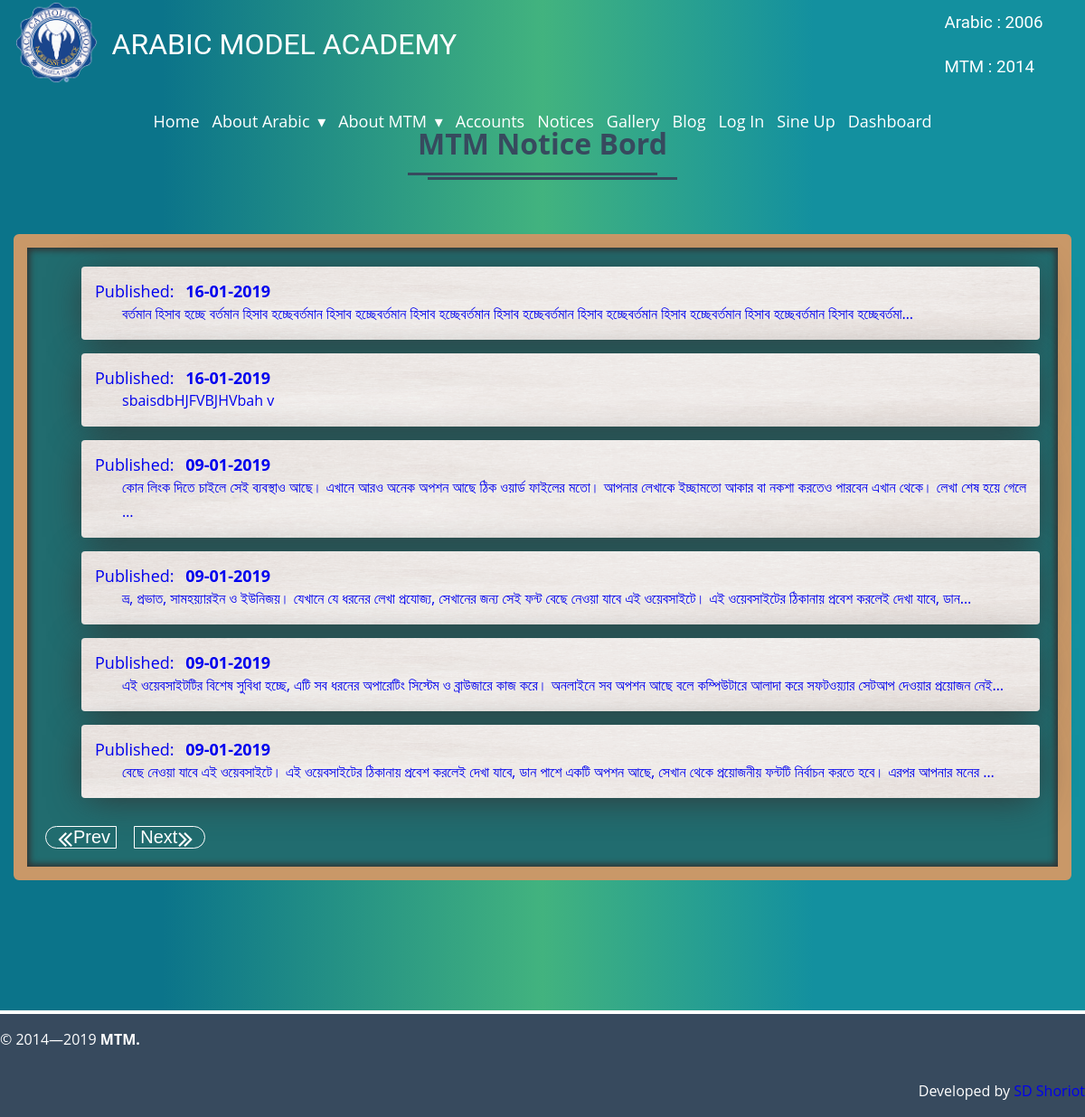
The app's page /notice/notice-list/ with its own data.
### notice/models.py (models this page shows)
class Notice(models.Model):
	heading = models.CharField(max_length=200, null=True, blank=True)
	date = models.DateTimeField(auto_now_add=True)
	description = models.TextField()

### notice/views.py (the view)
# urls.py: path('notice/', notice, name='notice'),
def notice(request):
	notices = Notice.objects.all().order_by('-date')[:10]
	ctx = {'notices': notices}
	return render(request, 'theme/notice/notice.html', ctx)

### templates/theme/notice/notice.html
{% extends 'theme/base.html' %}
{% block content %}
<section class="noticePage commonBody">
  <div class="container">
    <div class="commonHeding">
      <h1>MTM Notice Bord</h1>
    </div>
    <div class="fllNtcBox">
      <ul>
        {% for notice in notices %}
        <li>
          <a href="{% url 'notice-details' notice.pk %}">
            <span>Published: <strong>{{ notice.date| date:'d-m-Y' }}</strong></span>
            <p>{{ notice.description | safe | truncatechars:160 }}</p>
          </a>
        </li>
        {% endfor %}
      </ul>
      <button type="button"><i class="fa fa-angle-double-left" aria-hidden="true"></i>Prev</button>
      <button type="button">Next<i class="fa fa-angle-double-right" aria-hidden="true"></i></button>
    </div>
  </div>
</section>
{% endblock %}

### templates/theme/base.html (shortened to what this page needs)
<!DOCTYPE html>
<html lang="en">
<head>
<link href="/static/theme/css/font-awesome.min.css" rel="stylesheet">
<link href="/static/theme/css/animate.css" rel="stylesheet">
<link href="/static/theme/css/style.css" rel="stylesheet">
<link href="/static/theme/css/responsive.css" rel="stylesheet">
</head>
<body>
<section id="header" class="header">
  <div class="container">
    <div class="headerBox">
      <div class="logo">
        <a href="#"><img src="/static/theme/images/logo2.png" alt=""></a>
        <h2>ARABIC MODEL ACADEMY</h2>
        <div class="sine">
          <h3>Arabic : 2006</h3>
          <h3>MTM : 2014</h3>
        </div>
      </div>
      <nav>
          <ul class="nav-list">
            <li>
              <a href="/">Home</a>
            </li>
            <li>
              <a href="#!">About Arabic</a>
              </li>
              <li>
                <a href="#!">About MTM</a>
            </li>
          <li><a href="/accounts">Accounts</a></li>
          <li><a href="/notice/notice-list">Notices</a></li>
          <li><a href="/gallery">Gallery</a></li>
          <li><a href="#">Blog</a></li>
          <li><a href="/login">Log In</a></li>
          <li><a href="/sineup">Sine Up</a></li>
          <li><a href="/dashboard">Dashboard</a></li>
        </ul>
      </nav>
    </div>
  </div>
</section>
  {% block content %}
  {% endblock %}
    <footer>
      <div align="left"><p>© 2014—{% now 'Y' %} <b>MTM.</b></p></div>
      <div align="right"><p>Developed by <a href="https://www.facebook.com/shoriot">SD Shoriot</a></p></div>
    </footer>
  </body>
</html>

### static/theme/css/style.css (style rules this page uses)
* { margin: 0; padding: 0; }
a { text-decoration: none; display: inline-block; }
img { width: 100%; height: auto; }
p { line-height: 27px; }
p, h1, h2, h3, h4, h5, h6 { margin: 0; padding: 0; font-weight: normal; }
h1, h2, h3, h4, h5, h6 { line-height: 30px; }
body { width: 100%; height: 100%; margin: 0; padding: 0; font-size:16px; box-sizing: border-box; background-size: cover; background-repeat: no-repeat; font-family: 'Open Sans', sans-serif; font-weight: normal; background-color: #EAEAEA; }
.container { max-width: 1366px; width: 100%; margin: 0 auto; box-sizing: border-box; padding: 0 15px; }
.commonBody { background: linear-gradient(90deg,#0b748a 15%,rgba(24, 165, 100, 0.8) 50%,#13909F 75%); padding: 6% 0% 10.8% 0%; color: #fff; }
.commonHeding { text-align: center; }
.commonHeding h1 { font-size: 32px; padding-bottom: 25px; margin-bottom: 60px; position: relative; font-weight: bold; display: inline-block; color: #374A5E; }
.commonHeding h1::before { content: ""; width: 100%; border-top: 3px solid; position: absolute; bottom: 0; left: 4%; }
.commonHeding h1::after { content: ""; width: 100%; border-top: 3px solid; position: absolute; bottom: 5px; left: -4%; }
.header { position: fixed; z-index: 1; width: 100%; color: #fff; animation-duration: 1s; }
.headerBox { display: flex; flex-wrap: wrap; }
.logo { flex-basis: 100%; display: flex; }
.logo a { flex-basis: 8% }
.logo h2 { flex-basis: 80%; justify-content: left; align-items: center; display: flex; padding-left: 15px; box-sizing: border-box; font-family: 'Roboto', sans-serif; font-size: 32px; }
.sine { flex-basis: 12%; align-items: center; display: flex; flex-wrap: wrap; font-family: 'Roboto', sans-serif; }
nav { flex-basis: 100%; display: flex; justify-content: center; }
nav ul { list-style: none; margin: 0; padding: 0; }
nav ul li { float: left; position: relative; }
nav ul li a, nav ul li a:visited { display: block; padding: 0 20px; line-height: 70px; color: #ffffff; text-decoration: none; font-size: 18px; position: relative; }
nav ul li a::before { content: ""; width: 0%; height: 3px; background-color: #fff; position: absolute; left: 12%; bottom: 20px; transition: .3s; border-radius: 100%; }
nav ul li a:not(:only-child):after, nav ul li a:visited:not(:only-child):after { padding-left: 4px; content: ' ▾'; }
footer { text-align: center; background-color: #374A5E; border-top: 4px solid #fff; }
footer p { display: inline-block; font-size: 16px; color: #fff; padding: 15px 0px; }
.noticePage { padding: 12% 0; }
.fllNtcBox { box-sizing: border-box; padding: 5px 20px; color: #374A5E; background: #216C6F; border: 15px solid #C99868; box-shadow: inset 0 0 7px 3px #333; border-radius: 6px; }
.fllNtcBox ul { list-style: none; }
.fllNtcBox ul li { box-sizing: border-box; padding: 15px 15px; margin: 15px 0; background-image: url(../images/paperbg4.png); background-size: 100% 100%; background-repeat: no-repeat; display: flex; flex-wrap: wrap; box-shadow: 0px 5px 40px -6px #333; border-radius: 4px; transition: .2s; }
.fllNtcBox ul li span { flex-basis: 16%; align-items: center; display: flex; font-size: 18px; }
.fllNtcBox ul li span strong { padding-left: 8px; }
.fllNtcBox ul li p { flex-basis: 80%; box-sizing: border-box; padding-left: 30px; text-align: justify; }
.fllNtcBox button { position: relative; font-size: 20px; margin: 15px 15px 15px 0; border: 1px solid #fff; background: transparent; color: #fff; transition: .3s; cursor: pointer; }
.fllNtcBox > button i { position: absolute; font-size: 28px; line-height: 26px; transition: .5s; }
.fllNtcBox button:nth-child(2) { padding: 0px 6px 0 30px; border-radius: 50px 0px 0px 50px; }
.fllNtcBox button:nth-child(3) { padding: 0px 30px 0 6px; border-radius: 0 50px 50px 0; }
.fllNtcBox button:nth-child(2) i { left: 17%; }
.fllNtcBox button:nth-child(3) i { right: 17%; }

### static/theme/css/responsive.css (style rules this page uses)
@media screen and (max-width:1365px) { nav ul li a, nav ul li a:visited { padding: 0 18px; } }
@media screen and (max-width:1279px) { nav ul li a, nav ul li a:visited { padding: 0 7px; } }
@media screen and (max-width:1279px) { .fllNtcBox ul li span { flex-basis: 20%; display: unset; } }

### records on screen
Notice: date "16-01-2019", description "বর্তমান হিসাব হচ্ছে বর্তমান হিসাব হচ্ছেবর্তমান হিসাব হচ্ছেবর্তমান হিসাব হচ্ছেবর্তমান হিসাব হচ্ছেবর্তমান হিসাব হচ্ছেবর্তমান হিসাব হচ্ছেবর্তমান হিসাব হচ্ছেবর্তমান হিসাব হচ্ছেবর্তমা…"
Notice: date "16-01-2019", description "sbaisdbHJFVBJHVbah v"
Notice: date "09-01-2019", description "কোন লিংক দিতে চাইলে সেই ব্যবস্থাও আছে। এখানে আরও অনেক অপশন আছে ঠিক ওয়ার্ড ফাইলের মতো। আপনার লেখাকে ইচ্ছামতো আকার বা নকশা করতেও পারবেন এখান থেকে। লেখা শেষ হয়ে গেলে …"
Notice: date "09-01-2019", description "ভ্র, প্রভাত, সামহয়্যারইন ও ইউনিজয়। যেখানে যে ধরনের লেখা প্রযোজ্য, সেখানের জন্য সেই ফন্ট বেছে নেওয়া যাবে এই ওয়েবসাইটে। এই ওয়েবসাইটের ঠিকানায় প্রবেশ করলেই দেখা যাবে, ডান…"
Notice: date "09-01-2019", description "এই ওয়েবসাইটটির বিশেষ সুবিধা হচ্ছে, এটি সব ধরনের অপারেটিং সিস্টেম ও ব্রাউজারে কাজ করে। অনলাইনে সব অপশন আছে বলে কম্পিউটারে আলাদা করে সফটওয়্যার সেটআপ দেওয়ার প্রয়োজন নেই…"
Notice: date "09-01-2019", description "বেছে নেওয়া যাবে এই ওয়েবসাইটে। এই ওয়েবসাইটের ঠিকানায় প্রবেশ করলেই দেখা যাবে, ডান পাশে একটি অপশন আছে, সেখান থেকে প্রয়োজনীয় ফন্টটি নির্বাচন করতে হবে। এরপর আপনার মনের …"
